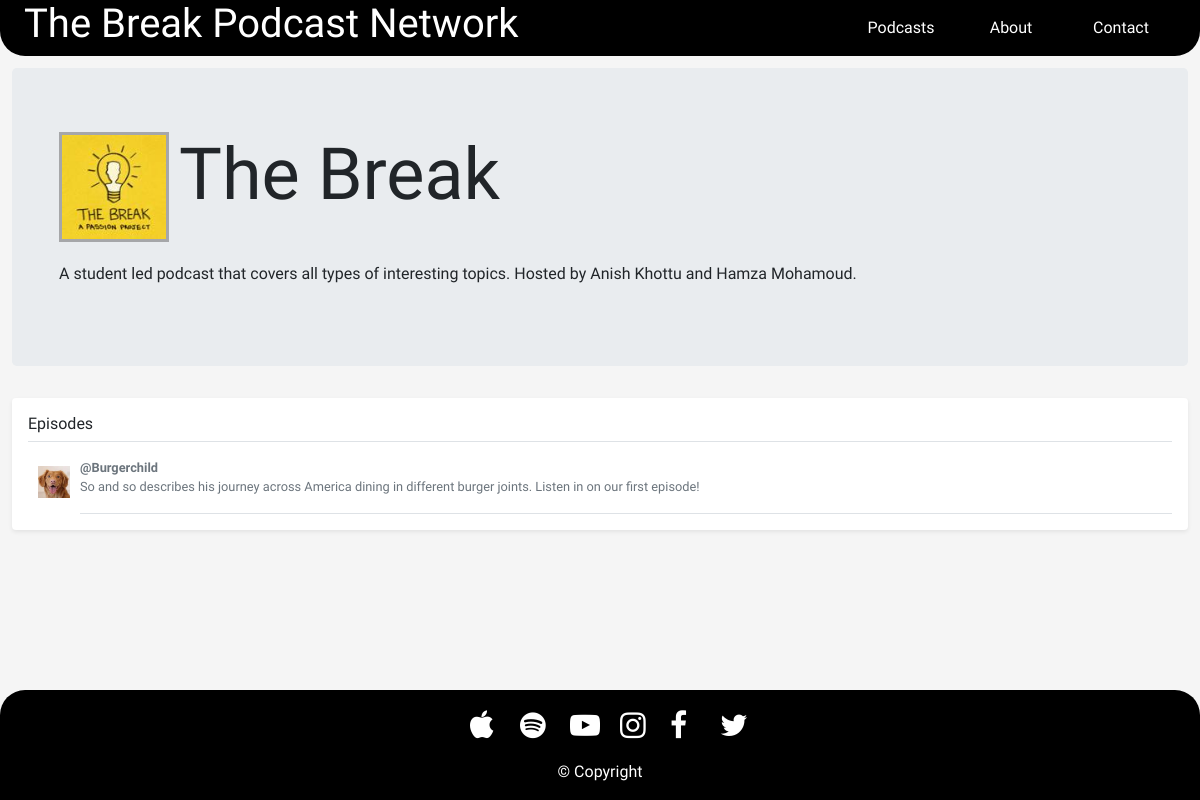
The app's page /podcasts/1, older data.
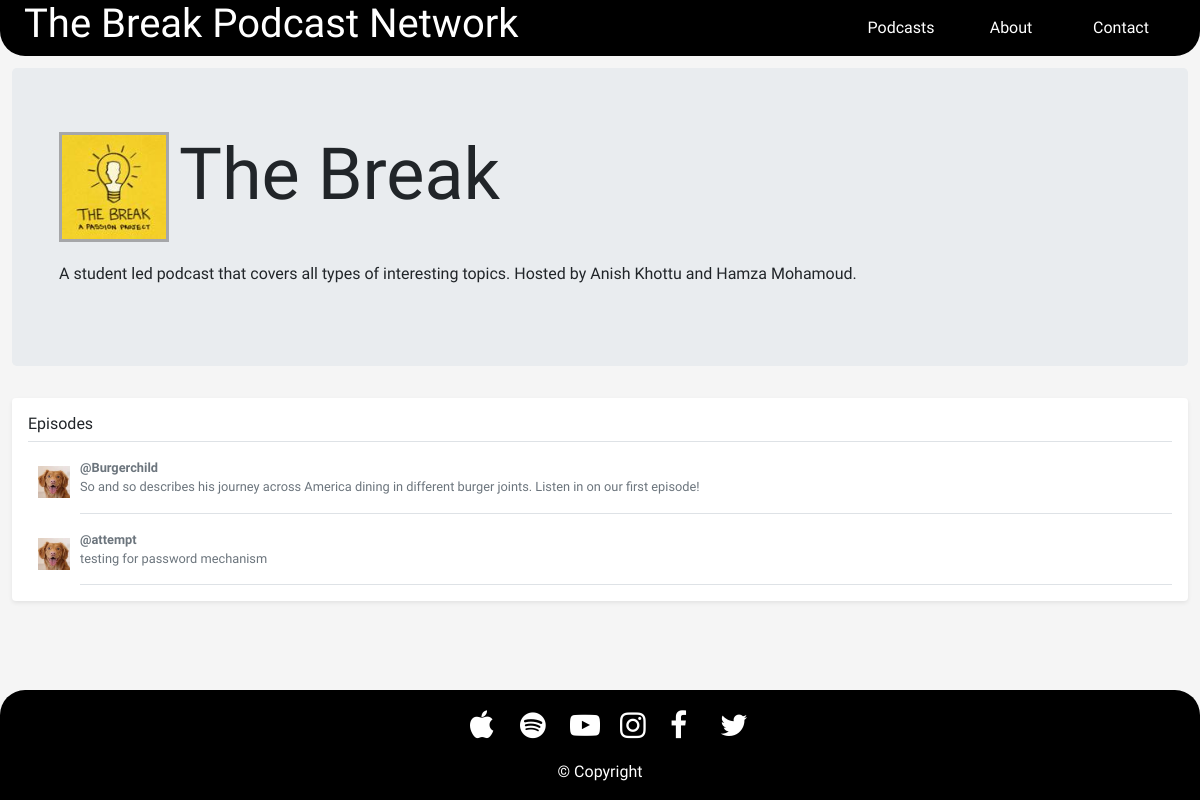
The same page, newer data.
### mainpkg/models.py (models this page shows, shortened)
class Podcast(db.Model):
	id = db.Column(db.Integer, primary_key = True)
	name = db.Column(db.String(100), nullable = False) ## will be used to query individual episodes w/ name == podcast
	description = db.Column(db.Text, nullable = False)
	image_file = db.Column(db.String(20), nullable = False, default = 'default.jpg')
	date_posted = db.Column(db.DateTime, nullable = False, default = datetime.utcnow) ## maybe get rid of or replace

class Episode(db.Model):
	id = db.Column(db.Integer, primary_key = True) ## need primary key for SQL config
	name = db.Column(db.String(100), nullable = False)
	podcast = db.Column(db.String(100), nullable = False)
	date_posted = db.Column(db.DateTime, nullable = False, default = datetime.utcnow)
	description = db.Column(db.Text, nullable = False)
	image_file = db.Column(db.String(20), nullable = False, default = 'default.jpg')

### mainpkg/routes.py (the view)
@app.route("/podcasts/<int:podcast_id>") ## accessed when podcast is explored
def explore(podcast_id):
	podcast = Podcast.query.get_or_404(podcast_id)
	episodes = Episode.query.all()
	return render_template('podcast_page.html', title=podcast.name, podcast = podcast, episodes = episodes)

### mainpkg/templates/podcast_page.html
{% extends "layout.html" %}
{% block content %}
  <div class="jumbotron">
    <div class="container" style="display:inline-block;vertical-align:top; margin-bottom: 15px">
      <img src= "{{ url_for('static', filename  =  'images/podcast_pics/' + podcast.image_file) }}"width="110" height="110" style="float: left; margin-right: 10px; margin-bottom: 5px; border: 3px solid rgba(100,100,100,.5); " />
      <h1 class="display-3" style="float: left"> {{podcast.name}} </h1>
    </div>
    <p style="margin-left: 15px"> {{podcast.description}} </p>
  </div>
<div class="my-3 p-3 bg-white rounded shadow-sm">
    <h6 class="border-bottom border-gray pb-2 mb-0"> Episodes </h6>
{% for episode in episodes %}
    <div class="media text-muted pt-3">
      <img src= "{{ url_for('static', filename  =  'images/episode_pics/' + episode.image_file) }}" align= "middle" width="32" height="32" style="margin:8px 10px" />
      <p class="media-body pb-3 mb-0 small lh-125 border-bottom border-gray">
        <strong class="d-block text-gray-dark">@{{episode.name}}</strong>
         {{ episode.description }}
      </p>
    </div>
{% endfor %}
  </div>
{% endblock content %}

### mainpkg/templates/layout.html (shortened to what this page needs)
<!DOCTYPE html>
<html class="no-js">
<head>
    <link rel="stylesheet" href="https://cdnjs.cloudflare.com/ajax/libs/font-awesome/4.7.0/css/font-awesome.min.css">
    <link rel="stylesheet" href="https://stackpath.bootstrapcdn.com/bootstrap/4.3.1/css/bootstrap.min.css">
    <link rel="stylesheet" href="../static/css/style.css">
</head>
<body>
    <header>
        <a href="{{url_for('podcasts')}}"><h1>The Break Podcast Network</h1></a>
        <div class="dropdown">
            <a href="{{url_for('contact')}}"><button id="contact-header-button" class="solo-header-button">Contact</button></a>
        </div>
        <div class="dropdown">
            <a href="{{url_for('about')}}"><button id="about-header-button" class="dropbtn">About</button></a>
        </div>
        <div class="dropdown">
            <a href="{{url_for('podcasts')}}"><button id="podcasts-header-button" class="dropbtn">Podcasts</button></a>
        </div>
    </header>
	<div class="body-container">
        {% block content %}
        {% endblock %}
	</div>
    <footer>
        <a href="https://podcasts.apple.com/us/podcast/the-break/id1506395395"><i class="fa fa-apple"></i></a>
        <a href="https://open.spotify.com/show/1o08i7v7ENvrdY1bnEm4yu"><i class="fa fa-spotify"></i></a>
        <i class="fa fa-youtube-play"></i>
        <a href="https://www.instagram.com/thebreakpod/"><i class="fa fa-instagram"></i></a>
        <a href="https://www.facebook.com/thebreakpod"><i class="fa fa-facebook"></i></a>
        <i class="fa fa-twitter"></i>
        <br>
        <p>&copy Copyright</p>
    </footer>
</body>
</html>

### mainpkg/static/css/style.css (style rules this page uses)
body { font-family: 'Barlow Semi Condensed', sans-serif; background: whitesmoke; }
header { font-family: 'Barlow Semi Condensed', sans-serif; width: 100%; height: 56px; background: black; color: white; padding: 0% 2%; border-radius: 0px 0px 25px 25px; position: sticky; top: 0; z-index: 1; }
header h1 { float: left; height: 56px; margin: 0px; color: white; }
.solo-header-button { height: 56px; font-family: 'Barlow Semi Condensed', sans-serif; min-width: 100px; background-color: black; color: white; padding: 16px; font-size: 16px; border: none; border-radius: 25px; }
.dropbtn { height: 56px; font-family: 'Barlow Semi Condensed', sans-serif; min-width: 100px; background-color: black; color: white; padding: 16px; font-size: 16px; border: none; border-radius: 25px 25px 0px 0px; }
.dropdown { margin: 0px 5px; float: right; position: relative; display: inline-block; }
.body-container { padding: 1%; }
footer { display: table; text-align: center; margin-left: auto; margin-right: auto; position: fixed; bottom: 0; }
footer { width: 100%; text-align: center; background: black; color: white; border-radius: 25px 25px 0px 0px; }
.fa { padding: 20px; font-size: 30px; width: 50px; text-align: center; text-decoration: none; }
.fa { color: white; }

Row changes from the older to the newer data that the page shows:
added Episode: image_file (picture), name "attempt", description "testing for password mechanism"
